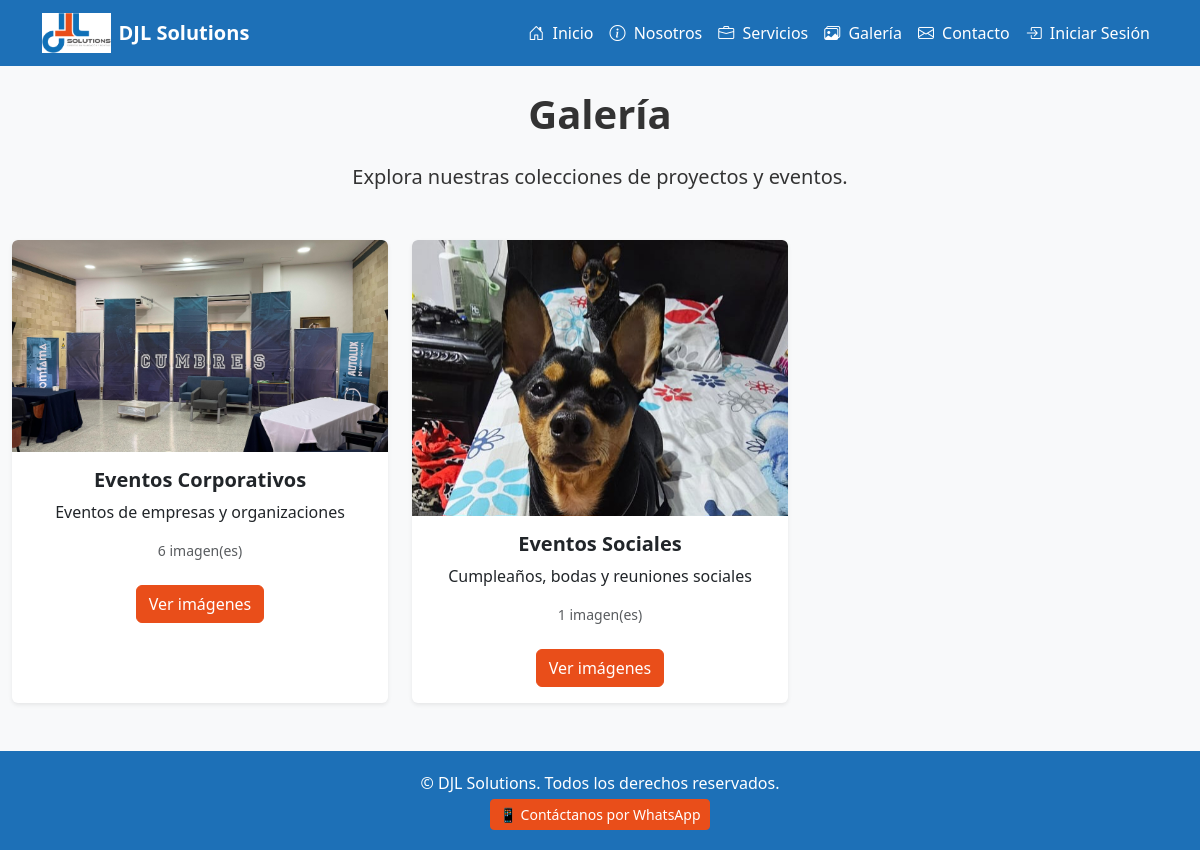
Screenshot of /galeria with the database file from the repository.
### models.py (models this page shows)
class Album(db.Model):
    id = db.Column(db.Integer, primary_key=True)
    name = db.Column(db.String(100), nullable=False, unique=True)
    description = db.Column(db.String(255))
    images = db.relationship('GalleryImage', backref='album', lazy=True)

class GalleryImage(db.Model):
    id = db.Column(db.Integer, primary_key=True)
    filename = db.Column(db.String(100), nullable=False)
    uploaded_at = db.Column(db.DateTime, default=datetime.utcnow)
    album_id = db.Column(db.Integer, db.ForeignKey('album.id'), nullable=False)

### app.py (the view)
@app.route('/galeria')
def galeria():
    albums = Album.query.all()
    return render_template('galeria.html', albums=albums)

### templates/galeria.html
{% extends 'base.html' %}
{% block content %}
<section class="mb-5 text-center">
  <h1 class="fw-bold mb-4">Galería</h1>
  <p class="lead mx-auto" style="max-width: 800px;">
    Explora nuestras colecciones de proyectos y eventos.
  </p>
</section>
<div class="row g-4">
  {% for album in albums %}
  <div class="col-md-4">
    <div class="card border-0 shadow-sm h-100 album-card position-relative overflow-hidden">
      {% if album.images %}
        <a href="{{ url_for('album_detail', album_id=album.id) }}">
          <img src="{{ url_for('static', filename='images/galeria/' ~ album.images[0].filename) }}"
               class="card-img-top img-fluid album-image"
               alt="Imagen de álbum">
        </a>
      {% else %}
        <a href="{{ url_for('album_detail', album_id=album.id) }}">
          <img src="{{ url_for('static', filename='images/galeria/no_image.jpg') }}"
               class="card-img-top img-fluid album-image"
               alt="Sin imágenes">
        </a>
      {% endif %}
      <div class="card-body text-center">
        <h5 class="card-title fw-bold">{{ album.name }}</h5>
        <p class="card-text">{{ album.description }}</p>
        <p class="text-muted small">{{ album.images | length }} imagen(es)</p>
        <a href="{{ url_for('album_detail', album_id=album.id) }}" class="btn btn-primary mt-2">Ver imágenes</a>
      </div>
    </div>
  </div>
  {% endfor %}
</div>
{% endblock %}

### static/css/styles.css (style rules this page uses)
body { font-family: 'Segoe UI', Tahoma, Geneva, Verdana, sans-serif; background-color: #f8f9fa; color: #333; }
.btn-primary { background-color: #e94e1a; border-color: #e94e1a; }
.album-card { transition: transform 0.3s ease; }
.album-image { transition: opacity 0.3s ease; }

### rows the page displays
Album: filename (picture), name "Eventos Corporativos", description "Eventos de empresas y organizaciones", images|length "6"
Album: filename (picture), name "Eventos Sociales", description "Cumpleaños, bodas y reuniones sociales", images|length "1"
